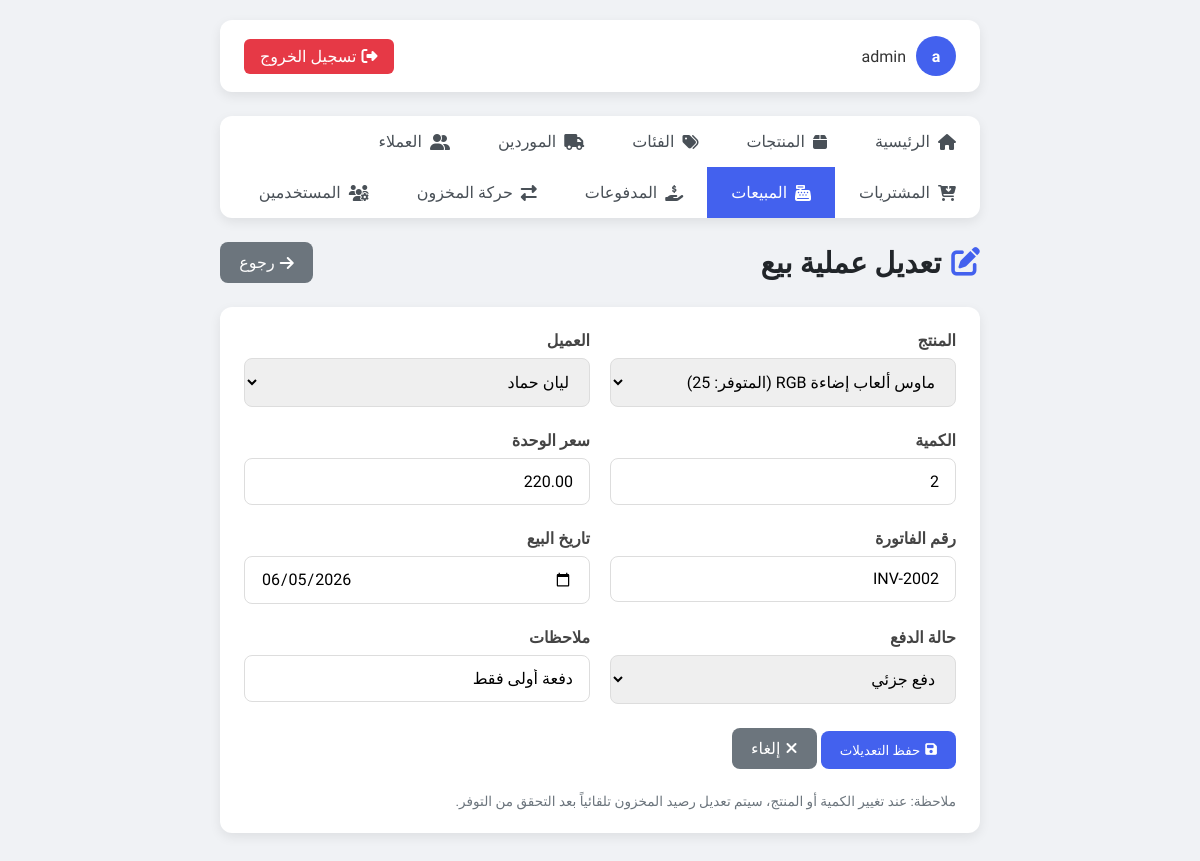
Page /edit_sale.php?id=2 (signed in) on the committed database.
### tables this page shows
CREATE TABLE IF NOT EXISTS sales (
    id INT AUTO_INCREMENT PRIMARY KEY,
    product_id INT NOT NULL,
    customer_id INT NULL,
    user_id INT NULL,
    invoice_no VARCHAR(100),
    quantity INT NOT NULL,
    unit_price DECIMAL(10, 2) NOT NULL,
    total_price DECIMAL(10, 2) NOT NULL,
    payment_status ENUM('paid', 'partial', 'unpaid') NOT NULL DEFAULT 'paid',
    sale_date DATE NOT NULL,
    notes VARCHAR(255),
    created_at TIMESTAMP DEFAULT CURRENT_TIMESTAMP,
    CONSTRAINT fk_sales_product FOREIGN KEY (product_id) REFERENCES products(id) ON DELETE CASCADE,
    CONSTRAINT fk_sales_customer FOREIGN KEY (customer_id) REFERENCES customers(id) ON DELETE SET NULL,
    CONSTRAINT fk_sales_user FOREIGN KEY (user_id) REFERENCES users(id) ON DELETE SET NULL
);

CREATE TABLE IF NOT EXISTS products (
    id INT AUTO_INCREMENT PRIMARY KEY,
    name VARCHAR(255) NOT NULL,
    sku VARCHAR(100) NOT NULL UNIQUE,
    description TEXT,
    price DECIMAL(10, 2) NOT NULL,
    cost DECIMAL(10, 2) NOT NULL,
    stock_quantity INT NOT NULL DEFAULT 0,
    min_stock_level INT NOT NULL DEFAULT 5,
    category_id INT NULL,
    supplier_id INT NULL,
    created_at TIMESTAMP DEFAULT CURRENT_TIMESTAMP,
    updated_at TIMESTAMP DEFAULT CURRENT_TIMESTAMP ON UPDATE CURRENT_TIMESTAMP,
    CONSTRAINT fk_products_category FOREIGN KEY (category_id) REFERENCES categories(id) ON DELETE SET NULL,
    CONSTRAINT fk_products_supplier FOREIGN KEY (supplier_id) REFERENCES suppliers(id) ON DELETE SET NULL
);

CREATE TABLE IF NOT EXISTS customers (
    id INT AUTO_INCREMENT PRIMARY KEY,
    name VARCHAR(150) NOT NULL,
    phone VARCHAR(30),
    email VARCHAR(150),
    address VARCHAR(255),
    notes VARCHAR(255),
    created_at TIMESTAMP DEFAULT CURRENT_TIMESTAMP
);

### config.php (called while the page is built, shortened)
<?php
$conn = mysqli_connect(DB_SERVER, DB_USERNAME, DB_PASSWORD, DB_NAME);
mysqli_set_charset($conn, "utf8");
function getCustomers() {
    global $conn;
    $sql = "SELECT * FROM customers ORDER BY name ASC";
    $result = mysqli_query($conn, $sql);
    return mysqli_fetch_all($result, MYSQLI_ASSOC);
}
function getProducts() {
    global $conn;
    $sql = "SELECT id, name, sku, stock_quantity, price, cost FROM products ORDER BY name ASC";
    $result = mysqli_query($conn, $sql);
    return mysqli_fetch_all($result, MYSQLI_ASSOC);
}
?>

### edit_sale.php (the view, shortened to what this page needs)
<?php
include "config.php";
$id = (int)$_GET['id'];
$sql = "SELECT * FROM sales WHERE id = $id";
$result = mysqli_query($conn, $sql);
$sale = mysqli_fetch_assoc($result);
$products = getProducts();
$customers = getCustomers();
?>
<!DOCTYPE html>
<html lang="ar" dir="rtl">
<head>
    <link rel="stylesheet" href="https://cdnjs.cloudflare.com/ajax/libs/font-awesome/6.4.0/css/all.min.css">
</head>
<body>
    <div class="container">
        <div class="topbar">
            <div class="user-info">
                <div class="avatar"><?php echo substr($_SESSION["username"], 0, 1); ?></div>
                <span><?php echo $_SESSION["username"]; ?></span>
            </div>
            <a href="logout.php" class="logout-btn"><i class="fas fa-sign-out-alt"></i> تسجيل الخروج</a>
        </div>
        <div class="nav">
            <a href="index.php"><i class="fas fa-home"></i> الرئيسية</a>
            <a href="products.php"><i class="fas fa-box"></i> المنتجات</a>
            <a href="categories.php"><i class="fas fa-tags"></i> الفئات</a>
            <a href="suppliers.php"><i class="fas fa-truck"></i> الموردين</a>
            <a href="customers.php"><i class="fas fa-user-friends"></i> العملاء</a>
            <a href="purchases.php"><i class="fas fa-cart-arrow-down"></i> المشتريات</a>
            <a href="sales.php" class="active"><i class="fas fa-cash-register"></i> المبيعات</a>
            <a href="payments.php"><i class="fas fa-hand-holding-usd"></i> المدفوعات</a>
            <a href="stock_movements.php"><i class="fas fa-exchange-alt"></i> حركة المخزون</a>
            <?php if($_SESSION['role'] === 'admin'): ?>
            <a href="users.php"><i class="fas fa-users-cog"></i> المستخدمين</a>
            <?php endif; ?>
        </div>
        <div class="page-header">
            <h1 class="page-title"><i class="fas fa-edit"></i> تعديل عملية بيع</h1>
            <a href="sales.php" class="btn" style="background: #6c757d; color: white;"><i class="fas fa-arrow-right"></i> رجوع</a>
        </div>
        <div class="form-container">
            <form action="edit_sale.php?id=<?php echo $id; ?>" method="post">
                <div class="form-row">
                    <div class="form-col">
                        <div class="form-group">
                            <label for="product_id">المنتج</label>
                            <select class="form-control" id="product_id" name="product_id" required>
                                <?php foreach($products as $p): ?>
                                    <option value="<?php echo $p['id']; ?>" <?php echo ($p['id'] == $sale['product_id']) ? 'selected' : ''; ?>>
                                        <?php echo htmlspecialchars($p['name']); ?> (المتوفر: <?php echo $p['stock_quantity']; ?>)
                                    </option>
                                <?php endforeach; ?>
                            </select>
                        </div>
                    </div>
                    <div class="form-col">
                        <div class="form-group">
                            <label for="customer_id">العميل</label>
                            <select class="form-control" id="customer_id" name="customer_id">
                                <?php foreach($customers as $c): ?>
                                    <option value="<?php echo $c['id']; ?>" <?php echo ($c['id'] == $sale['customer_id']) ? 'selected' : ''; ?>>
                                        <?php echo htmlspecialchars($c['name']); ?>
                                    </option>
                                <?php endforeach; ?>
                            </select>
                        </div>
                    </div>
                </div>
                <div class="form-row">
                    <div class="form-col">
                        <div class="form-group">
                            <label for="quantity">الكمية</label>
                            <input type="number" min="1" class="form-control" id="quantity" name="quantity" value="<?php echo $sale['quantity']; ?>" required>
                        </div>
                    </div>
                    <div class="form-col">
                        <div class="form-group">
                            <label for="unit_price">سعر الوحدة</label>
                            <input type="number" step="0.01" min="0" class="form-control" id="unit_price" name="unit_price" value="<?php echo $sale['unit_price']; ?>" required>
                        </div>
                    </div>
                </div>
                <div class="form-row">
                    <div class="form-col">
                        <div class="form-group">
                            <label for="invoice_no">رقم الفاتورة</label>
                            <input type="text" class="form-control" id="invoice_no" name="invoice_no" value="<?php echo htmlspecialchars($sale['invoice_no']); ?>">
                        </div>
                    </div>
                    <div class="form-col">
                        <div class="form-group">
                            <label for="sale_date">تاريخ البيع</label>
                            <input type="date" class="form-control" id="sale_date" name="sale_date" value="<?php echo $sale['sale_date']; ?>" required>
                        </div>
                    </div>
                </div>
                <div class="form-row">
                    <div class="form-col">
                        <div class="form-group">
                            <label for="payment_status">حالة الدفع</label>
                            <select class="form-control" id="payment_status" name="payment_status">
                                <option value="partial" <?php echo ($sale['payment_status'] == 'partial') ? 'selected' : ''; ?>>دفع جزئي</option>
                            </select>
                        </div>
                    </div>
                    <div class="form-col">
                        <div class="form-group">
                            <label for="notes">ملاحظات</label>
                            <input type="text" class="form-control" id="notes" name="notes" value="<?php echo htmlspecialchars($sale['notes']); ?>">
                        </div>
                    </div>
                </div>
                <div class="form-group">
                    <button type="submit" class="btn btn-primary"><i class="fas fa-save"></i> حفظ التعديلات</button>
                    <a href="sales.php" class="btn" style="background: #6c757d; color: white;"><i class="fas fa-times"></i> إلغاء</a>
                </div>
                <p style="color:#6c757d; font-size: 0.85rem;">ملاحظة: عند تغيير الكمية أو المنتج، سيتم تعديل رصيد المخزون تلقائياً بعد التحقق من التوفر.</p>
            </form>
        </div>
    </div>
</body>
</html>

### edit_sale.php (style rules this page uses)
:root { --primary: #4361ee; --secondary: #3f37c9; --success: #4cc9f0; --info: #4895ef; --warning: #f72585; --danger: #e63946; --light: #f8f9fa; --dark: #212529; --background: #f0f2f5; --card-shadow: 0 4px 12px rgba(0, 0, 0, 0.08); }
* { margin: 0; padding: 0; box-sizing: border-box; font-family: 'Tajawal', sans-serif; }
body { background-color: var(--background); color: #333; min-height: 100vh; }
.container { max-width: 800px; margin: 0 auto; padding: 20px; }
.topbar { background-color: white; border-radius: 12px; padding: 1rem 1.5rem; margin-bottom: 1.5rem; display: flex; justify-content: space-between; align-items: center; box-shadow: var(--card-shadow); }
.user-info { display: flex; align-items: center; }
.user-info .avatar { width: 40px; height: 40px; background-color: var(--primary); border-radius: 50%; display: flex; align-items: center; justify-content: center; color: white; margin-left: 10px; font-weight: bold; }
.logout-btn { background-color: var(--danger); color: white; padding: 0.5rem 1rem; border-radius: 6px; text-decoration: none; display: flex; align-items: center; transition: all 0.3s; }
.logout-btn i { margin-left: 5px; }
.nav { display: flex; flex-wrap: wrap; background: white; border-radius: 12px; margin-bottom: 1.5rem; box-shadow: var(--card-shadow); }
.nav a { padding: 1rem 1.5rem; text-decoration: none; color: #495057; font-weight: 500; transition: all 0.3s; display: flex; align-items: center; }
.nav a:hover, .nav a.active { background-color: var(--primary); color: white; }
.nav a i { margin-left: 8px; }
.page-header { display: flex; justify-content: space-between; align-items: center; margin-bottom: 1.5rem; }
.page-title { font-size: 1.8rem; color: var(--dark); display: flex; align-items: center; }
.page-title i { margin-left: 10px; color: var(--primary); }
.btn { padding: 0.7rem 1.2rem; border-radius: 8px; text-decoration: none; display: inline-flex; align-items: center; transition: all 0.3s; font-weight: 500; border: none; cursor: pointer; }
.btn-primary { background-color: var(--primary); color: white; }
.btn i { margin-left: 5px; }
.form-container { background-color: white; border-radius: 12px; padding: 1.5rem; box-shadow: var(--card-shadow); margin-bottom: 1.5rem; }
.form-group { margin-bottom: 1.5rem; }
.form-group label { display: block; margin-bottom: 0.5rem; font-weight: 600; color: #444; }
.form-control { width: 100%; padding: 0.8rem 1rem; border: 1px solid #ddd; border-radius: 8px; font-size: 1rem; transition: all 0.3s; }
.form-row { display: flex; flex-wrap: wrap; margin-right: -10px; margin-left: -10px; }
.form-col { flex: 1 0 0%; padding: 0 10px; }

### rows in the picture
sales: product_id "ماوس ألعاب إضاءة RGB (المتوفر: 25)", customer_id "ليان حماد", quantity "2", unit_price "220.00", invoice_no "INV-2002", sale_date "06/05/2026", payment_status "دفع جزئي", notes "دفعة أولى فقط"

### other values in the picture
substr($_SESSION["username"], 0, 1) "a"
$_SESSION["username"] "admin"
